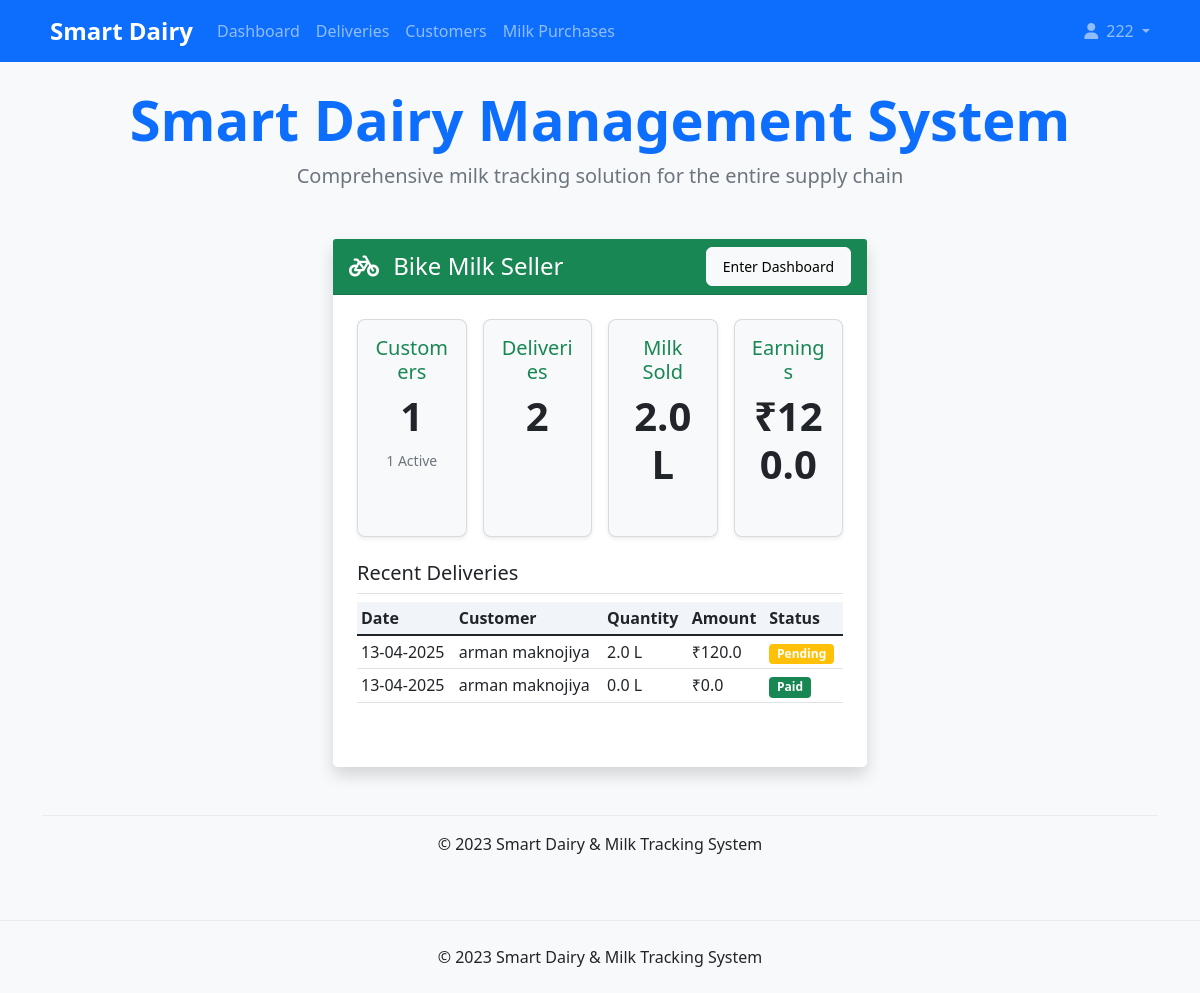
Screenshot of /role-selection (signed in) with the database file from the repository.
### app/models/user.py (models this page shows)
class User(UserMixin, db.Model):
    id = db.Column(db.Integer, primary_key=True)
    name = db.Column(db.String(100), nullable=False)
    email = db.Column(db.String(100), unique=True, nullable=False)
    password = db.Column(db.String(100), nullable=False)
    role = db.Column(db.String(20), nullable=False)
    phone = db.Column(db.String(15))
    address = db.Column(db.Text)
    created_at = db.Column(db.DateTime, default=datetime.utcnow)
    milk_transactions_as_seller = db.relationship(
        'MilkTransaction',
        foreign_keys='MilkTransaction.seller_id',
        backref='seller',
        lazy=True
    )
    milk_transactions_as_buyer = db.relationship(
        'MilkTransaction',
        foreign_keys='MilkTransaction.buyer_id',
        backref='buyer',
        lazy=True
    )
    delivery_transactions = db.relationship(
        'DeliveryTransaction',
        foreign_keys='DeliveryTransaction.bike_seller_id',
        backref='bike_seller',
        lazy=True
    )
    dairy_stocks = db.relationship(
        'DairyStock',
        foreign_keys='DairyStock.dairy_holder_id',
        backref='dairy_holder',
        lazy=True
    )
    purchase_transactions = db.relationship(
        'PurchaseTransaction',
        foreign_keys='PurchaseTransaction.buyer_id',
        backref='buyer',
        lazy=True
    )
    inventory_items = db.relationship(
        'Inventory',
        foreign_keys='Inventory.user_id',
        backref='owner',
        lazy=True
    )
    def is_milk_seller(self):
        return self.role == UserRole.MILK_SELLER or self.role == 'multi_role'
    def is_bike_milk_seller(self):
        return self.role == UserRole.BIKE_MILK_SELLER or self.role == 'multi_role'
    def is_dairy_holder(self):
        return self.role == UserRole.DAIRY_HOLDER or self.role == 'multi_role'
    def is_milk_buyer(self):
        return self.role == UserRole.MILK_BUYER or self.role == 'multi_role'

### app/models/transactions.py (models this page shows, shortened)
class DeliveryTransaction(db.Model):
    id = db.Column(db.Integer, primary_key=True)
    bike_seller_id = db.Column(db.Integer, db.ForeignKey('user.id'), nullable=False)
    customer_id = db.Column(db.Integer, db.ForeignKey('customer.id'), nullable=False)
    customer_name = db.Column(db.String(100), nullable=False)
    customer_address = db.Column(db.Text, nullable=False)
    quantity = db.Column(db.Float, nullable=False)  # in liters
    price_per_liter = db.Column(db.Float, nullable=False)
    total_amount = db.Column(db.Float, nullable=False)
    date = db.Column(db.DateTime, default=datetime.utcnow)
    created_at = db.Column(db.DateTime, default=datetime.utcnow)
    is_paid = db.Column(db.Boolean, default=False)
    payment_date = db.Column(db.DateTime)

### app/routes/main.py (the view, shortened to what this page needs)
@main.route('/role-selection')
@login_required
def role_selection():
    stats = {}
    if current_user.is_bike_milk_seller():
        customers_count = Customer.query.filter_by(bike_seller_id=current_user.id).count()
        active_customers = Customer.query.filter_by(bike_seller_id=current_user.id, is_active=True).count()
        total_deliveries_new = Delivery.query.filter_by(
            bike_seller_id=current_user.id
        ).filter(
            Delivery.customer_id.isnot(None)
        ).count()
        total_deliveries_old = Delivery.query.filter_by(
            bike_seller_id=current_user.id
        ).filter(
            Delivery.customer_id.is_(None)
        ).count()
        total_deliveries = total_deliveries_new + total_deliveries_old
        recent_deliveries = Delivery.query.filter_by(bike_seller_id=current_user.id) \
                               .order_by(Delivery.date.desc()) \
                               .limit(5).all()
        total_quantity = db.session.query(func.sum(Delivery.quantity)).filter_by(bike_seller_id=current_user.id).scalar() or 0
        total_earnings = db.session.query(func.sum(Delivery.total_amount)).filter_by(bike_seller_id=current_user.id).scalar() or 0
        today = datetime.now().date()
        week_ago = today - timedelta(days=7)
        daily_data = []
        for i in range(7):
            day = week_ago + timedelta(days=i+1)
            day_deliveries = Delivery.query.filter(
                Delivery.bike_seller_id == current_user.id,
                func.date(Delivery.date) == day
            ).all()
            day_quantity = sum(d.quantity for d in day_deliveries)
            day_amount = sum(d.total_amount for d in day_deliveries)
            daily_data.append({
                'date': day.strftime('%d %b'),
                'quantity': round(day_quantity, 2),
                'amount': round(day_amount, 2),
                'deliveries': len(day_deliveries)
            })
        stats['bike_milk_seller'] = {
            'customers_count': customers_count,
            'active_customers': active_customers,
            'total_deliveries': total_deliveries,
            'recent_deliveries': recent_deliveries,
            'total_quantity': round(total_quantity, 2),
            'total_earnings': round(total_earnings, 2),
            'daily_data': daily_data
        }
    return render_template('role_selection.html', stats=stats)

### app/templates/role_selection.html (shortened to what this page needs)
{% extends 'base.html' %}
{% block content %}
<div class="container-fluid mt-4">
    <div class="text-center mb-5">
        <h1 class="display-4 fw-bold text-primary">Smart Dairy Management System</h1>
        <p class="lead text-muted">Comprehensive milk tracking solution for the entire supply chain</p>
    </div>
    <div class="row justify-content-center g-4">
        {% if current_user.is_bike_milk_seller() %}
        <div class="col-lg-6">
            <div class="card h-100 shadow rounded-3 border-0">
                <div class="card-header bg-success text-white">
                    <div class="d-flex justify-content-between align-items-center">
                        <h2 class="h4 mb-0"><i class="fas fa-bicycle me-2"></i> Bike Milk Seller</h2>
                        <a href="{{ url_for('bike_milk_seller.dashboard') }}" class="btn btn-light btn-sm">
                            Enter Dashboard
                        </a>
                    </div>
                </div>
                <div class="card-body p-4">
                    <div class="row g-3 mb-4">
                        <div class="col-md-3">
                            <div class="card bg-light h-100">
                                <div class="card-body text-center">
                                    <h5 class="text-success">Customers</h5>
                                    <h2 class="display-6 fw-bold">{{ stats.bike_milk_seller.customers_count|default(0) }}</h2>
                                    <small class="text-muted">{{ stats.bike_milk_seller.active_customers|default(0) }} Active</small>
                                </div>
                            </div>
                        </div>
                        <div class="col-md-3">
                            <div class="card bg-light h-100">
                                <div class="card-body text-center">
                                    <h5 class="text-success">Deliveries</h5>
                                    <h2 class="display-6 fw-bold">{{ stats.bike_milk_seller.total_deliveries|default(0) }}</h2>
                                </div>
                            </div>
                        </div>
                        <div class="col-md-3">
                            <div class="card bg-light h-100">
                                <div class="card-body text-center">
                                    <h5 class="text-success">Milk Sold</h5>
                                    <h2 class="display-6 fw-bold">{{ stats.bike_milk_seller.total_quantity|default(0) }} L</h2>
                                </div>
                            </div>
                        </div>
                        <div class="col-md-3">
                            <div class="card bg-light h-100">
                                <div class="card-body text-center">
                                    <h5 class="text-success">Earnings</h5>
                                    <h2 class="display-6 fw-bold">₹{{ stats.bike_milk_seller.total_earnings|default(0) }}</h2>
                                </div>
                            </div>
                        </div>
                    </div>
                    {% if stats.bike_milk_seller.recent_deliveries %}
                    <h5 class="border-bottom pb-2">Recent Deliveries</h5>
                    <div class="table-responsive">
                        <table class="table table-sm">
                            <thead>
                                <tr>
                                    <th>Date</th>
                                    <th>Customer</th>
                                    <th>Quantity</th>
                                    <th>Amount</th>
                                    <th>Status</th>
                                </tr>
                            </thead>
                            <tbody>
                                {% for delivery in stats.bike_milk_seller.recent_deliveries %}
                                <tr>
                                    <td>{{ delivery.date.strftime('%d-%m-%Y') }}</td>
                                    <td>{{ delivery.customer_name }}</td>
                                    <td>{{ delivery.quantity }} L</td>
                                    <td>₹{{ delivery.total_amount }}</td>
                                    <td>
                                        {% if delivery.is_paid %}
                                        <span class="badge bg-success">Paid</span>
                                        {% else %}
                                        <span class="badge bg-warning">Pending</span>
                                        {% endif %}
                                    </td>
                                </tr>
                                {% endfor %}
                            </tbody>
                        </table>
                    </div>
                    {% endif %}
                </div>
            </div>
        </div>
        {% endif %}
    </div>
</div>
<footer class="py-3 mt-5 bg-light">
    <div class="container text-center">
        <p class="mb-0">&copy; 2023 Smart Dairy & Milk Tracking System</p>
    </div>
</footer>
{% endblock %}

### app/templates/base.html (shortened to what this page needs)
<!DOCTYPE html>
<html lang="en">
<head>
    <link href="https://cdn.jsdelivr.net/npm/bootstrap@5.1.3/dist/css/bootstrap.min.css" rel="stylesheet">
    <link rel="stylesheet" href="https://cdnjs.cloudflare.com/ajax/libs/font-awesome/6.0.0-beta3/css/all.min.css">
    <link rel="stylesheet" href="{{ url_for('static', filename='css/style.css') }}">
</head>
<body>
    <nav class="navbar navbar-expand-lg navbar-dark bg-primary">
        <div class="container">
            <a class="navbar-brand" href="{{ url_for('main.index') }}">
                Smart Dairy
            </a>
            <div class="collapse navbar-collapse" id="navbarNav">
                <ul class="navbar-nav me-auto">
                    {% if current_user.is_authenticated %}
                        {% if current_user.is_milk_seller() %}
                            <li class="nav-item">
                                <a class="nav-link" href="{{ url_for('milk_seller.dashboard') }}">Dashboard</a>
                            </li>
                            <li class="nav-item">
                                <a class="nav-link" href="{{ url_for('milk_seller.sell_milk') }}">Sell Milk</a>
                            </li>
                            <li class="nav-item">
                                <a class="nav-link" href="{{ url_for('milk_seller.transactions') }}">Transactions</a>
                            </li>
                            <li class="nav-item">
                                <a class="nav-link" href="{{ url_for('milk_seller.reports') }}">Reports</a>
                            </li>
                        {% elif current_user.is_bike_milk_seller() %}
                            <li class="nav-item">
                                <a class="nav-link" href="{{ url_for('bike_milk_seller.dashboard') }}">Dashboard</a>
                            </li>
                            <li class="nav-item">
                                <a class="nav-link" href="{{ url_for('bike_milk_seller.deliveries') }}">Deliveries</a>
                            </li>
                            <li class="nav-item">
                                <a class="nav-link" href="{{ url_for('bike_milk_seller.customer_list') }}">Customers</a>
                            </li>
                            <li class="nav-item">
                                <a class="nav-link" href="{{ url_for('bike_milk_seller.milk_purchases') }}">Milk Purchases</a>
                            </li>
                        {% endif %}
                    {% endif %}
                </ul>
                <ul class="navbar-nav">
                    {% if current_user.is_authenticated %}
                        <li class="nav-item dropdown">
                            <a class="nav-link dropdown-toggle" href="#" id="navbarDropdown" role="button" data-bs-toggle="dropdown">
                                <i class="fas fa-user me-1"></i> {{ current_user.name }}
                            </a>
                        </li>
                    {% endif %}
                </ul>
            </div>
        </div>
    </nav>
    <div class="container my-4">
        {% block content %}{% endblock %}
    </div>
    <footer class="bg-light py-4 mt-5">
        <div class="container text-center">
            <p class="mb-0">&copy; 2023 Smart Dairy & Milk Tracking System</p>
        </div>
    </footer>
</body>
</html>

### app/static/css/style.css (style rules this page uses)
body { background-color: #f8f9fa; font-family: 'Segoe UI', Tahoma, Geneva, Verdana, sans-serif; }
.card { border-radius: 0.5rem; box-shadow: 0 0.125rem 0.25rem rgba(0, 0, 0, 0.075); margin-bottom: 1.5rem; }
.card-header { border-top-left-radius: 0.5rem; border-top-right-radius: 0.5rem; }
.navbar-brand { font-weight: bold; font-size: 1.5rem; }
.table th { background-color: #f1f5f9; font-weight: 600; }
.btn { border-radius: 0.375rem; padding: 0.5rem 1rem; font-weight: 500; }
footer { border-top: 1px solid #e9ecef; }
.badge.bg-success { background-color: #198754 !important; }
.badge.bg-warning { background-color: #ffc107 !important; }

### rows the page displays
User: name "222"
DeliveryTransaction: date "13-04-2025", customer_name "arman maknojiya", quantity "2.0", total_amount "120.0", is_paid "Pending"
DeliveryTransaction: date "13-04-2025", customer_name "arman maknojiya", quantity "0.0", total_amount "0.0", is_paid "Paid"

### other values shown
{{ stats.bike_milk_seller.customers_count|default(0) }} "1"
{{ stats.bike_milk_seller.active_customers|default(0) }} "1"
{{ stats.bike_milk_seller.total_deliveries|default(0) }} "2"
{{ stats.bike_milk_seller.total_quantity|default(0) }} "2.0"
{{ stats.bike_milk_seller.total_earnings|default(0) }} "120.0"
